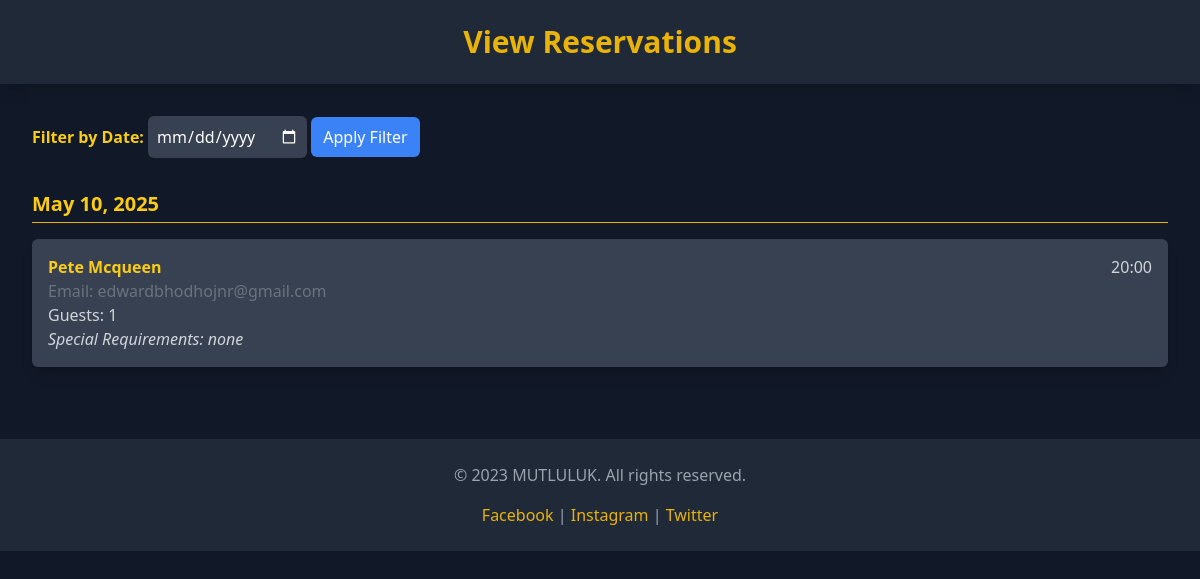
The page /reservation/view-reservations (signed in) on the database as committed earlier.
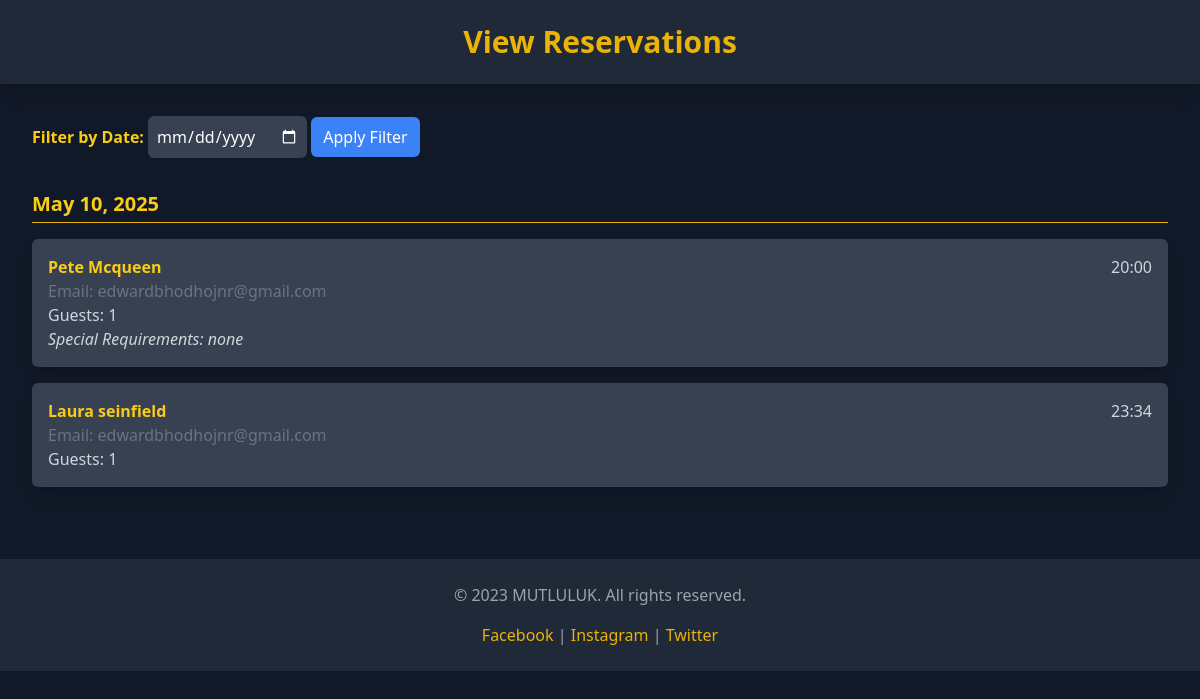
The same page on the database as committed later.
### reservation/models.py (models this page shows, shortened)
class Reservation(models.Model):
    first_name = models.CharField(max_length=100)
    surname = models.CharField(max_length=100)
    email = models.EmailField()
    special_requirements = models.TextField(blank=True, null=True)
    guest_count = models.PositiveIntegerField()
    booking_date = models.DateField()
    booking_time = models.TimeField()
    created_at = models.DateTimeField(auto_now_add=True)

### reservation/views.py (the view)
# urls.py: path('view-reservations', views.view_reservations, name='view_reservations')
@login_required
def view_reservations(request):
    reservations = Reservation.objects.all().order_by('booking_date', 'booking_time')
    return render(request, 'reservation/view_reservations.html', {'reservations': reservations})

### reservation/templates/reservation/view_reservations.html (shortened to what this page needs)
<!DOCTYPE html>
<html lang="en">
<head>
    <script src="https://cdn.tailwindcss.com"></script>
</head>
<body class="bg-gray-900 text-white font-sans">
    <header class="bg-gray-800 shadow-lg p-6 text-center">
        <h1 class="text-yellow-500 text-3xl font-bold">View Reservations</h1>
    </header>
    <main class="p-8">
        <div class="mb-6">
            <label for="filterDate" class="text-yellow-400 font-semibold">Filter by Date:</label>
            <input type="date" id="filterDate" class="p-2 bg-gray-700 text-white rounded-md">
            <button onclick="filterReservations()" class="px-3 py-2 bg-blue-500 text-white rounded-md hover:bg-blue-600 transition">
                Apply Filter
            </button>
        </div>
        {% if reservations %}
        {% regroup reservations by booking_date as date_groups %}
        {% for group in date_groups %}
        <h2 class="text-xl font-semibold text-yellow-400 mt-8 border-b border-yellow-500 pb-1">{{ group.grouper }}</h2>
        <ul>
            {% for reservation in group.list %}
            <li class="mt-4 p-4 bg-gray-700 rounded-md shadow-lg reservation-item" data-date="{{ reservation.booking_date|date:'Y-m-d' }}">
                <div class="flex justify-between">
                    <strong class="text-yellow-400">{{ reservation.first_name }} {{ reservation.surname }}</strong>
                    <span class="text-gray-300">{{ reservation.booking_time|time:"H:i" }}</span>
                </div>
                <div>
                    <span class="text-gray-500">Email: {{ reservation.email }}</span><br>
                    <span class="text-gray-300">Guests: {{ reservation.guest_count }}</span><br>
                    {% if reservation.special_requirements %}
                    <span class="text-gray-300 italic">Special Requirements: {{ reservation.special_requirements }}</span>
                    {% endif %}
                </div>
            </li>
            {% endfor %}
        </ul>
        {% endfor %}
        {% else %}
        <p class="text-gray-400 text-center mt-4">No reservations found.</p>
        {% endif %}
    </main>
    <footer class="bg-gray-800 py-6 mt-10">
        <div class="container mx-auto text-center text-gray-400">
            <p>&copy; 2023 MUTLULUK. All rights reserved.</p>
            <div class="mt-4">
                <a href="#" class="text-yellow-500 hover:text-yellow-600">Facebook</a> |
                <a href="#" class="text-yellow-500 hover:text-yellow-600">Instagram</a> |
                <a href="#" class="text-yellow-500 hover:text-yellow-600">Twitter</a>
            </div>
        </div>
    </footer>
</body>
</html>

Rows that differ between the two databases and show on the page:
added Reservation: first_name "Laura", surname "seinfield", booking_time "23:34", email "edwardbhodhojnr@gmail.com", guest_count "1"
